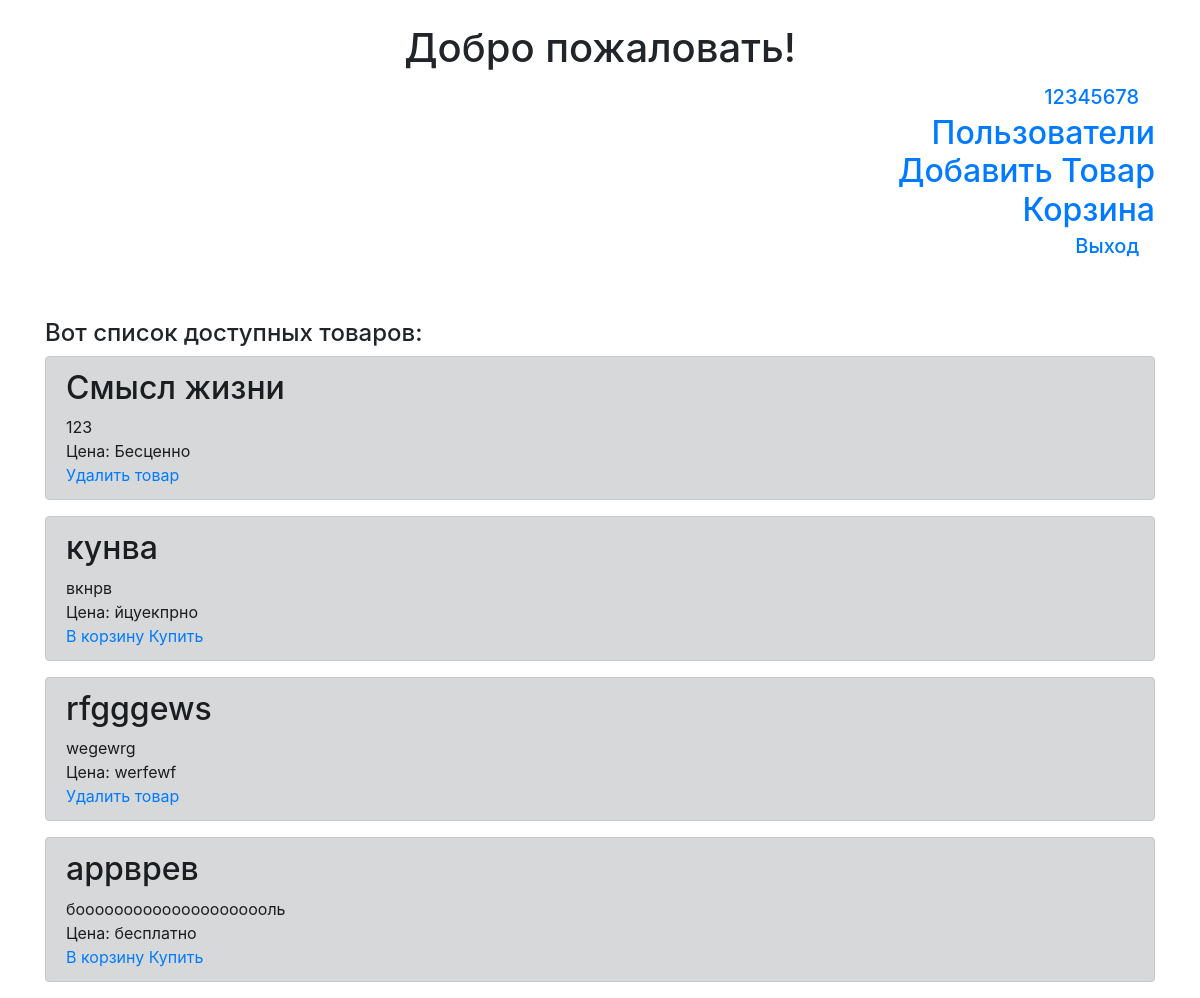
/main (signed in), run on the app's committed database.
### tables this page shows
CREATE TABLE products 
                            (id INTEGER PRIMARY KEY AUTOINCREMENT, 
                             title VARCHAR(50),
                             content VARCHAR(200),
                             price VARCHAR(10),
                             user_id INTEGER
                             );

### server.py (the view)
@app.route('/')
@app.route('/main')
def main():
    UserModel(db.get_connection()).init_table()
    ProductModel(db.get_connection()).init_table()
    if 'username' in session:
        name = session['username']
        products =  ProductModel(db.get_connection()).get_all()
        status = UserModel(db.get_connection()).get(session['user_id'])[3]
        id_us = session['user_id']
        BasketModel(db.get_connection()).init_table()
    else:
        name = 'Пользователь'
        products =  ProductModel(db.get_connection()).get_all()
        id_us = 'no_user'
    return render_template('main_list.html', title='Главная страница', \
        username='Пользователь', \
        products= products,
        status= status,
        id= id_us)

### User.py (called while the page is built)
    def init_table(self):
        cursor = self.connection.cursor()
        cursor.execute('''CREATE TABLE IF NOT EXISTS users
                            (id INTEGER PRIMARY KEY AUTOINCREMENT,
                             user_name VARCHAR(16),
                             password_hash VARCHAR(16),
                             status VARCHAR(10),
                             buy INTEGER,
                             sale INTEGER
                             )''')
        cursor.close()
        self.connection.commit()

    def get(self, user_id):
        cursor = self.connection.cursor()
        cursor.execute("SELECT * FROM users WHERE id = ?", (str(user_id)))
        row = cursor.fetchone()
        return row

### basket.py (called while the page is built)
    def init_table(self):
        cursor = self.connection.cursor()
        cursor.execute('''CREATE TABLE IF NOT EXISTS basket
                            (product_id INTEGER,
                             buyer_id INTEGER,
                             seller_id INTEGER
                             )''')
        cursor.close()
        self.connection.commit()

### db_connect.py (called while the page is built)
    def get_connection(self):
        return self.conn

### products.py (called while the page is built)
    def init_table(self):
        cursor = self.connection.cursor()
        cursor.execute('''CREATE TABLE IF NOT EXISTS products
                            (id INTEGER PRIMARY KEY AUTOINCREMENT,
                             title VARCHAR(50),
                             content VARCHAR(200),
                             price VARCHAR(10),
                             user_id INTEGER
                             )''')
        cursor.close()
        self.connection.commit()

    def get_all(self, user_id = None):
        cursor = self.connection.cursor()
        if user_id:
            cursor.execute("SELECT * FROM products WHERE user_id = ?",
                           (str(user_id)))
        else:
            cursor.execute("SELECT * FROM products")
        rows = cursor.fetchall()
        return rows

### templates/main_list.html (shortened to what this page needs)
﻿{% extends "base.html" %}
{% block content %}
<body bgproperties="fixed">
    <h1 align=center>Добро пожаловать!</h1>
    <h2 align=right>
      {% if "username" in session %}
        <a class="navbar-brand" href="/my_page">{{session['username']}}</a> <br>
        {% if status == 'admin'%}
          <a href="/control_users">Пользователи</a> <br>
        {% endif %}
        <a href="/add_product">Добавить Товар</a> <br>
        <a href="/basket">Корзина</a> <br>
        <a class="navbar-brand" href="/logout">Выход</a>
      {% else %}
        <p>{{username}}</p>
        <a class="navbar-brand" href="/signup">Регистрация</a>
        <a class="navbar-brand" href="/login">Вход</a>
      {% endif %}
     </h2>
     <br><br>
     <h4> Вот список доступных товаров: </h4>
     {% for item in products %}
	    <div class="alert alert-dark" role="alert">
	        <h2>{{item[1]}}</h2>
          <div>{{item[2]}}</div>
          <div>Цена: {{item[3]}}</div>
          {% if id==item[4] %}
            <a href="/delete_product/{{item[0]}}">Удалить товар</a>
          {% endif %}
          {% if (id != 'no_user') and (item[4] != id) %}
          <a href="/add_in_basket/{{item[0]}}">В корзину   </a>
          <a href="/buy_one_product/{{item[0]}}/1">   Купить</a>
          {% endif %}
	    </div>
	{% endfor %}
</body>
{% endblock %}

### data on the page
products: title "Смысл жизни", content "123", price "Бесценно"
products: title "кунва", content "вкнрв", price "йцуекпрно"
products: title "rfgggews", content "wegewrg", price "werfewf"
products: title "аррврев", content "бооооооооооооооооооооль", price "бесплатно"

### other printed values
{{ session['username'] }} "12345678"
